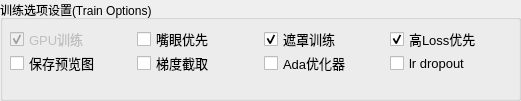
     <widget class="QGroupBox" name="groupBox_TrainOptions">
      <property name="enabled">
       <bool>true</bool>
      </property>
      <property name="geometry">
       <rect>
        <x>0</x>
        <y>300</y>
        <width>521</width>
        <height>101</height>
       </rect>
      </property>
      <property name="title">
       <string>训练选项设置(Train Options)</string>
      </property>
      <property name="checkable">
       <bool>false</bool>
      </property>
      <widget class="QWidget" name="gridLayoutWidget_3">
       <property name="geometry">
        <rect>
         <x>10</x>
         <y>30</y>
         <width>501</width>
         <height>42</height>
        </rect>
       </property>
       <layout class="QGridLayout" name="gridLayout_2">
        <item row="1" column="2">
         <widget class="QCheckBox" name="checkBoxAdaBelief">
          <property name="enabled">
           <bool>true</bool>
          </property>
          <property name="font">
           <font>
            <pointsize>10</pointsize>
           </font>
          </property>
          <property name="toolTip">
           <string>占用显存、提高精确度和泛化能力</string>
          </property>
          <property name="text">
           <string>Ada优化器</string>
          </property>
          <property name="checkable">
           <bool>true</bool>
          </property>
          <property name="checked">
           <bool>false</bool>
          </property>
         </widget>
        </item>
        <item row="0" column="0">
         <widget class="QCheckBox" name="checkBoxModelOnGPU">
          <property name="enabled">
           <bool>false</bool>
          </property>
          <property name="font">
           <font>
            <pointsize>10</pointsize>
           </font>
          </property>
          <property name="text">
           <string>GPU训练</string>
          </property>
          <property name="checkable">
           <bool>true</bool>
          </property>
          <property name="checked">
           <bool>true</bool>
          </property>
         </widget>
        </item>
        <item row="0" column="2">
         <widget class="QCheckBox" name="checkBoxMaskTraining">
          <property name="font">
           <font>
            <pointsize>10</pointsize>
           </font>
          </property>
          <property name="text">
           <string>遮罩训练 </string>
          </property>
          <property name="checked">
           <bool>true</bool>
          </property>
         </widget>
        </item>
        <item row="1" column="3">
         <widget class="QCheckBox" name="checkBoxLrDropout">
          <property name="font">
           <font>
            <pointsize>10</pointsize>
           </font>
          </property>
          <property name="text">
           <string>lr dropout</string>
          </property>
         </widget>
        </item>
        <item row="1" column="0">
         <widget class="QCheckBox" name="checkBoxWritePreviewHistory">
          <property name="font">
           <font>
            <pointsize>10</pointsize>
           </font>
          </property>
          <property name="toolTip">
           <string>&lt;html&gt;&lt;head/&gt;&lt;body&gt;&lt;p&gt;选择后每一帧训练图就会保存记录，占用硬盘空间&lt;/p&gt;&lt;p&gt;建议一般不要选择&lt;/p&gt;&lt;/body&gt;&lt;/html&gt;</string>
          </property>
          <property name="styleSheet">
           <string notr="true"/>
          </property>
          <property name="text">
           <string>保存预览图</string>
          </property>
          <property name="checked">
           <bool>false</bool>
          </property>
         </widget>
        </item>
        <item row="0" column="1">
         <widget class="QCheckBox" name="checkBoxEyesMouthPrio">
          <property name="font">
           <font>
            <pointsize>10</pointsize>
           </font>
          </property>
          <property name="styleSheet">
           <string notr="true"/>
          </property>
          <property name="text">
           <string>嘴眼优先</string>
          </property>
         </widget>
        </item>
        <item row="1" column="1">
         <widget class="QCheckBox" name="checkBoxClipGradient">
          <property name="font">
           <font>
            <pointsize>10</pointsize>
           </font>
          </property>
          <property name="toolTip">
           <string>降低模型崩溃、梯度爆炸的概率</string>
          </property>
          <property name="text">
           <string>梯度截取</string>
          </property>
         </widget>
        </item>
        <item row="0" column="3">
         <widget class="QCheckBox" name="checkBoxHighLossPrio">
          <property name="enabled">
           <bool>true</bool>
          </property>
          <property name="font">
           <font>
            <pointsize>10</pointsize>
           </font>
          </property>
          <property name="toolTip">
           <string>优先训练Loss高的样本</string>
          </property>
          <property name="text">
           <string>高Loss优先</string>
          </property>
          <property name="checkable">
           <bool>true</bool>
          </property>
          <property name="checked">
           <bool>true</bool>
          </property>
         </widget>
        </item>
       </layout>
      </widget>
     </widget>
